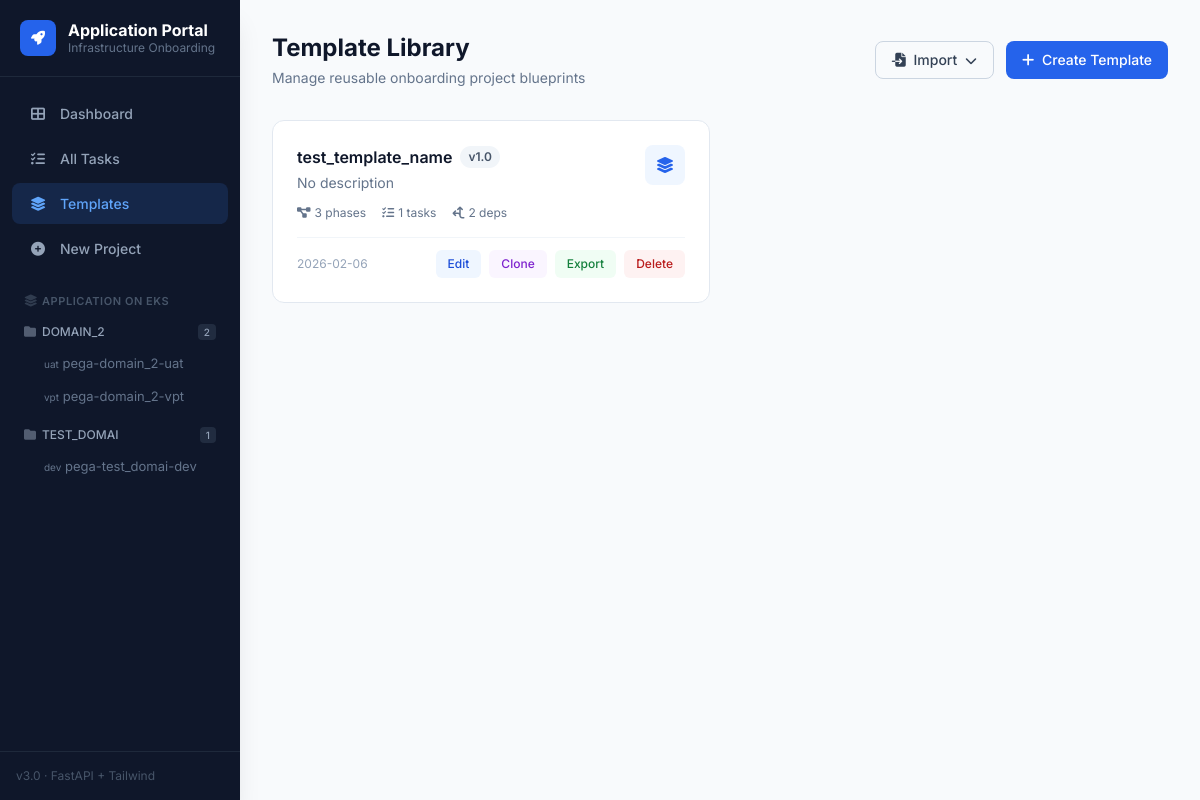
Page /templates on the committed database.
### tables this page shows
CREATE TABLE domains (
            id INTEGER PRIMARY KEY AUTOINCREMENT,
            program_id INTEGER NOT NULL DEFAULT 1,
            code TEXT UNIQUE NOT NULL,
            display_name TEXT NOT NULL,
            description TEXT,
            is_active INTEGER DEFAULT 1,
            FOREIGN KEY (program_id) REFERENCES programs(id) ON DELETE CASCADE
        );

CREATE TABLE projects (
            id INTEGER PRIMARY KEY AUTOINCREMENT,
            project_name TEXT UNIQUE NOT NULL,
            domain TEXT NOT NULL,
            environment TEXT NOT NULL,
            team_name TEXT, team_email TEXT, jira_project TEXT,
            aws_account_id TEXT, aws_region TEXT, eks_cluster_name TEXT,
            status TEXT DEFAULT 'in_progress',
            start_date TEXT, target_completion TEXT,
            template_id INTEGER,
            created_at TEXT DEFAULT CURRENT_TIMESTAMP
        );

CREATE TABLE templates (
            id INTEGER PRIMARY KEY AUTOINCREMENT,
            template_name TEXT UNIQUE NOT NULL,
            description TEXT,
            version TEXT DEFAULT '1.0',
            is_default INTEGER DEFAULT 0,
            created_at TEXT DEFAULT CURRENT_TIMESTAMP,
            updated_at TEXT DEFAULT CURRENT_TIMESTAMP
        );

### app.py (the view)
@app.get("/templates")
async def template_list(request: Request):
    ctx = base_context(request, "templates")
    with get_db() as db:
        tpls = rows(db.execute("""
            SELECT t.*,
                (SELECT COUNT(*) FROM template_phases WHERE template_id=t.id) as phase_count,
                (SELECT COUNT(*) FROM template_tasks tt
                 JOIN template_phases tp ON tt.template_phase_id=tp.id
                 WHERE tp.template_id=t.id) as task_count,
                (SELECT COUNT(*) FROM template_phase_dependencies WHERE template_id=t.id) as dep_count
            FROM templates t ORDER BY t.is_default DESC, t.created_at DESC
        """).fetchall())
    ctx.update(tpls=tpls)
    return templates.TemplateResponse("templates_list.html", ctx)

### templates/templates_list.html (shortened to what this page needs)
{% extends "base.html" %}
{% block content %}
<div class="p-8">
    <div class="flex items-center justify-between mb-8">
        <div>
            <h1 class="text-2xl font-bold text-slate-900">Template Library</h1>
            <p class="text-slate-500 text-sm mt-1">Manage reusable onboarding project blueprints</p>
        </div>
        <div class="flex gap-3">
            <div class="relative" id="importDropdown">
                <button onclick="toggleDropdown('importDropdown')" class="px-4 py-2 text-sm border border-slate-300 text-slate-700 rounded-lg hover:bg-slate-50 font-medium">
                    <i class="fas fa-file-import mr-1"></i> Import <i class="fas fa-chevron-down ml-1 text-xs"></i>
                </button>
            </div>
            <button onclick="showModal('createModal')" class="px-4 py-2 text-sm bg-blue-600 text-white rounded-lg hover:bg-blue-700 font-medium">
                <i class="fas fa-plus mr-1"></i> Create Template
            </button>
        </div>
    </div>
    {% if tpls %}
    <div class="grid grid-cols-2 gap-5">
        {% for t in tpls %}
        <div class="card card-hover animate-in" style="animation-delay: {{ loop.index * 0.05 }}s">
            <div class="flex items-start justify-between">
                <div>
                    <div class="flex items-center gap-2">
                        <h3 class="font-semibold text-slate-900">{{ t.template_name }}</h3>
                        <span class="badge badge-gray">v{{ t.version }}</span>
                    </div>
                    <p class="text-sm text-slate-500 mt-1">{{ t.description or 'No description' }}</p>
                </div>
                <div class="w-10 h-10 rounded-lg bg-blue-50 flex items-center justify-center flex-shrink-0">
                    <i class="fas fa-layer-group text-blue-600"></i>
                </div>
            </div>
            <div class="flex items-center gap-4 mt-3 text-xs text-slate-500">
                <span><i class="fas fa-diagram-project mr-1"></i>{{ t.phase_count }} phases</span>
                <span><i class="fas fa-tasks mr-1"></i>{{ t.task_count }} tasks</span>
                <span><i class="fas fa-arrows-split-up-and-left mr-1"></i>{{ t.dep_count }} deps</span>
            </div>
            <div class="flex items-center justify-between mt-4 pt-3 border-t border-slate-100">
                <span class="text-xs text-slate-400">{{ t.created_at[:10] if t.created_at else '' }}</span>
                <div class="flex gap-2">
                    <a href="/templates/{{ t.id }}" class="px-3 py-1.5 text-xs font-medium bg-blue-50 text-blue-700 rounded-md hover:bg-blue-100">Edit</a>
                    <button onclick="cloneTemplate({{ t.id }}, '{{ t.template_name }}')" class="px-3 py-1.5 text-xs font-medium bg-purple-50 text-purple-700 rounded-md hover:bg-purple-100">Clone</button>
                    <a href="/api/template/{{ t.id }}/export" class="px-3 py-1.5 text-xs font-medium bg-green-50 text-green-700 rounded-md hover:bg-green-100">Export</a>
                    {% if not t.is_default %}
                    <button onclick="deleteTemplate({{ t.id }}, '{{ t.template_name }}')" class="px-3 py-1.5 text-xs font-medium bg-red-50 text-red-700 rounded-md hover:bg-red-100">Delete</button>
                    {% endif %}
                </div>
            </div>
        </div>
        {% endfor %}
    </div>
    {% endif %}
</div>
{% endblock %}

### templates/base.html (shortened to what this page needs)
<!DOCTYPE html>
<html lang="en">
<head>
    <script src="https://cdn.tailwindcss.com"></script>
    <link rel="stylesheet" href="https://cdnjs.cloudflare.com/ajax/libs/font-awesome/6.5.1/css/all.min.css">
</head>
<body class="bg-slate-50 min-h-screen">
    <aside class="fixed left-0 top-0 h-full w-60 bg-slate-900 text-white z-40 flex flex-col shadow-xl">
        <div class="p-5 border-b border-slate-800">
            <div class="flex items-center gap-3">
                <div class="w-9 h-9 rounded-lg bg-blue-600 flex items-center justify-center">
                    <i class="fas fa-rocket text-sm"></i>
                </div>
                <div>
                    <h1 class="text-base font-bold leading-tight">Application Portal</h1>
                    <p class="text-slate-500 text-xs">Infrastructure Onboarding</p>
                </div>
            </div>
        </div>
        <nav class="px-3 py-4 space-y-1">
            <a href="/" class="sidebar-link {% if page == 'dashboard' %}active{% endif %}">
                <i class="fas fa-th-large w-5 text-center"></i> Dashboard
            </a>
            <a href="/tasks" class="sidebar-link {% if page == 'tasks' %}active{% endif %}">
                <i class="fas fa-list-check w-5 text-center"></i> All Tasks
            </a>
            <a href="/templates" class="sidebar-link {% if page == 'templates' %}active{% endif %}">
                <i class="fas fa-layer-group w-5 text-center"></i> Templates
            </a>
            <a href="/projects/new" class="sidebar-link {% if page == 'new_project' %}active{% endif %}">
                <i class="fas fa-plus-circle w-5 text-center"></i> New Project
            </a>
        </nav>
        <div class="px-3 mt-2 flex-1 overflow-y-auto">
            <p class="text-slate-600 text-[0.6875rem] uppercase font-semibold tracking-wider px-3 mb-2">
                <i class="fas fa-layer-group text-xs mr-1 opacity-60"></i>Application on EKS
            </p>
            {% if sidebar_domains %}
            {% for domain in sidebar_domains %}
            {% set domain_projects = sidebar_projects|selectattr('domain', 'eq', domain.code)|list %}
            {% if domain_projects %}
            <div class="mb-2">
                <a href="/domain/{{ domain.code }}"
                   class="flex items-center justify-between px-3 py-1.5 text-xs font-medium text-slate-400 hover:text-slate-300 hover:bg-slate-800/50 rounded-md cursor-pointer
                          {% if page == 'domain' and active_domain == domain.code %}bg-blue-900/30 text-blue-400{% endif %}">
                    <span><i class="fas fa-folder text-xs mr-1.5 opacity-50"></i>{{ domain.code }}</span>
                    <span class="text-[0.625rem] bg-slate-700/50 px-1.5 rounded">{{ domain_projects|length }}</span>
                </a>
                <div class="ml-4 mt-0.5 space-y-0.5">
                    {% for p in domain_projects %}
                    <a href="/project/{{ p.id }}"
                       class="sidebar-project {% if page == 'project' and request.path_params.get('project_id')|string == p.id|string %}active{% endif %}">
                        <span class="text-slate-500 text-[0.625rem] w-8">{{ p.environment }}</span>
                        <span class="truncate">{{ p.project_name|replace('Application-' ~ p.domain|lower ~ '-', '') }}</span>
                    </a>
                    {% endfor %}
                </div>
            </div>
            {% endif %}
            {% endfor %}
            {% else %}
            <div class="px-3 py-4 text-center">
                <p class="text-slate-500 text-xs mb-2">No domains yet</p>
                <a href="/" class="text-blue-400 text-xs hover:underline">Go to Dashboard to add</a>
            </div>
            {% endif %}
        </div>
        <div class="p-4 border-t border-slate-800 text-xs text-slate-600">
            v3.0 &middot; FastAPI + Tailwind
        </div>
    </aside>
    <main class="ml-60 min-h-screen">
        {% block content %}{% endblock %}
    </main>
</body>
</html>

### templates/base.html (style rules this page uses)
body { font-family: 'Inter', system-ui, sans-serif; }
.sidebar-link { display: flex; align-items: center; gap: 0.75rem; padding: 0.625rem 1rem; border-radius: 0.5rem; color: #94a3b8; font-size: 0.875rem; font-weight: 500; transition: all 0.15s ease; }
.sidebar-link.active { background: rgba(59,130,246,0.15); color: #60a5fa; }
.sidebar-project { display: block; padding: 0.375rem 1rem; border-radius: 0.375rem; color: #64748b; font-size: 0.8125rem; transition: all 0.15s ease; white-space: nowrap; overflow: hidden; text-overflow: ellipsis; }
.card { background: white; border-radius: 0.75rem; border: 1px solid #e2e8f0; padding: 1.5rem; }
.card-hover { transition: all 0.2s ease; }
.badge { display: inline-flex; align-items: center; padding: 0.125rem 0.5rem; border-radius: 9999px; font-size: 0.75rem; font-weight: 600; }
.badge-gray { background: #f1f5f9; color: #475569; }
.animate-in { animation: fadeIn 0.3s ease forwards; }

### rows in the picture
domains: code "DOMAIN_2", domain_projects "2"
projects: environment "uat", project_name "pega-domain_2-uat"
projects: environment "vpt", project_name "pega-domain_2-vpt"
domains: code "TEST_DOMAI", domain_projects "1"
projects: environment "dev", project_name "pega-test_domai-dev"
templates: template_name "test_template_name", version "1.0", description "No description", phase_count "3", task_count "1", dep_count "2", created_at "2026-02-06"
